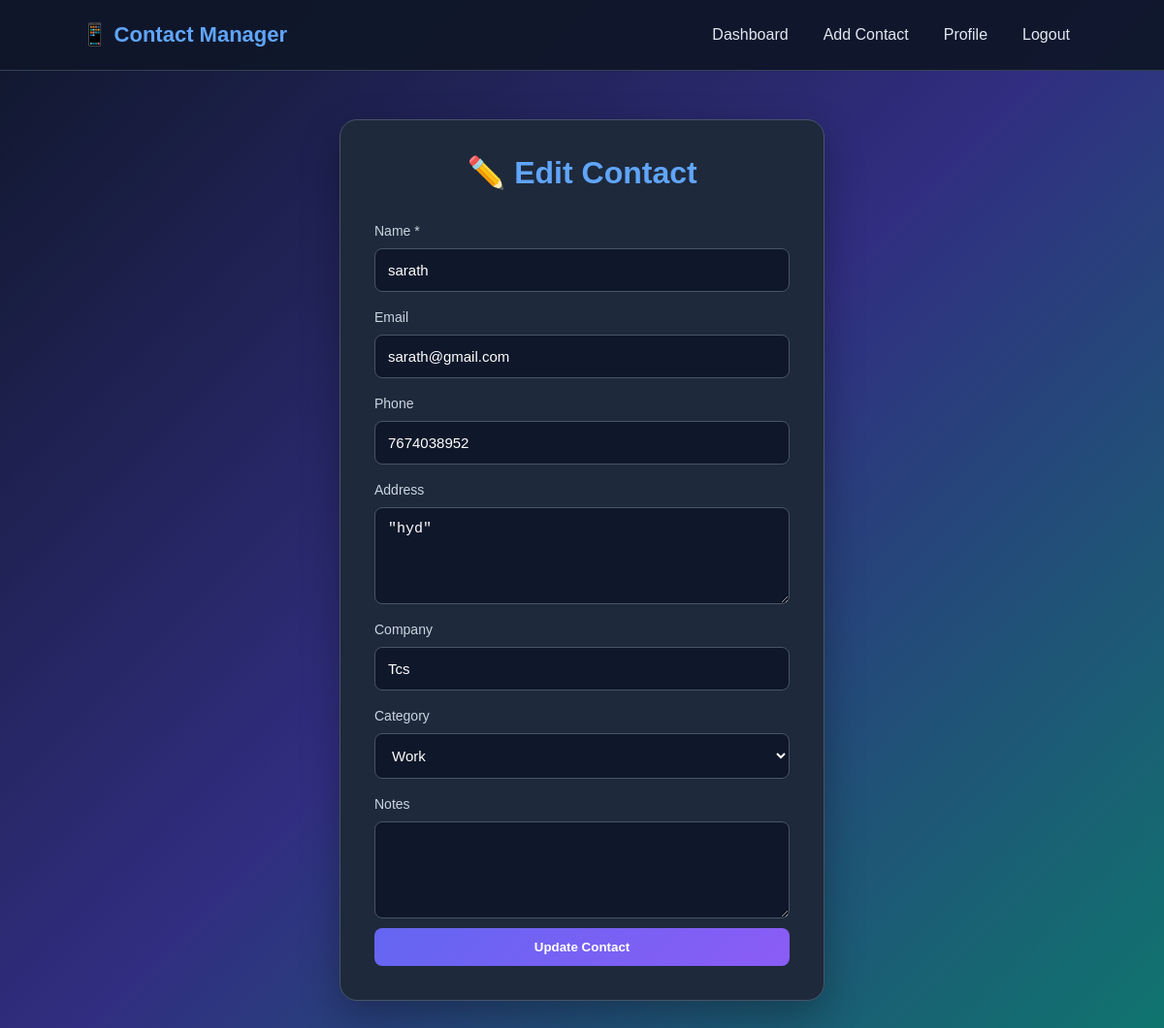
The page /contact/edit/4 (signed in) on the database its author committed.
### tables this page shows
CREATE TABLE contacts (
            id INTEGER PRIMARY KEY AUTOINCREMENT,
            user_id INTEGER NOT NULL,
            name TEXT NOT NULL,
            email TEXT,
            phone TEXT,
            address TEXT,
            company TEXT,
            category TEXT DEFAULT 'Other',
            notes TEXT,
            is_favorite INTEGER DEFAULT 0,
            created_at TIMESTAMP DEFAULT CURRENT_TIMESTAMP,

            FOREIGN KEY(user_id) REFERENCES users(id)
        );

### app.py (the view, shortened to what this page needs)
@app.route("/contact/edit/<int:contact_id>", methods=["GET", "POST"])
def edit_contact(contact_id):
    if "user_id" not in session:
        return redirect(url_for("login"))
    conn = get_db()
    contact = conn.execute("""
        SELECT *
        FROM contacts
        WHERE id = ?
        AND user_id = ?
    """, (
        contact_id,
        session["user_id"]
    )).fetchone()
    if not contact:
        conn.close()
        flash("Contact not found.", "danger")
        return redirect(url_for("dashboard"))
    conn.close()
    return render_template(
        "edit_contact.html",
        contact=contact
    )

### app.py (called while the page is built)
def get_db():
    conn = sqlite3.connect(DATABASE)
    conn.row_factory = sqlite3.Row
    return conn

### templates/edit_contact.html (shortened to what this page needs)
{% extends "base.html" %}
{% block content %}
<div class="form-box">
    <h1>✏️ Edit Contact</h1>
    <form method="POST">
        <label>Name *</label>
        <input
            type="text"
            name="name"
            value="{{ contact['name'] }}"
            required
        >
        <label>Email</label>
        <input
            type="email"
            name="email"
            value="{{ contact['email'] }}"
        >
        <label>Phone</label>
        <input
            type="text"
            name="phone"
            value="{{ contact['phone'] }}"
        >
        <label>Address</label>
        <textarea name="address">{{ contact['address'] }}</textarea>
        <label>Company</label>
        <input
            type="text"
            name="company"
            value="{{ contact['company'] }}"
        >
        <label>Category</label>
        <select name="category">
            {% for category in [
                'Family',
                'Friends',
                'Work',
                'College',
                'Business',
                'Other'
            ] %}
            <option
                value="{{ category }}"
                {% if contact['category'] == category %}
                selected
                {% endif %}
            >
                {{ category }}
            </option>
            {% endfor %}
        </select>
        <label>Notes</label>
        <textarea name="notes">{{ contact['notes'] }}</textarea>
        <button type="submit">
            Update Contact
        </button>
    </form>
</div>
{% endblock %}

### static/style.css (style rules this page uses)
* { margin: 0; padding: 0; box-sizing: border-box; }
body { font-family: Arial, sans-serif; min-height: 100vh; background: linear-gradient(135deg, #0f172a, #312e81, #0f766e); color: #f8fafc; }
.auth-box, .form-box { max-width: 500px; margin: 50px auto; padding: 35px; border-radius: 18px; background: #1e293b; border: 1px solid #475569; box-shadow: 0 15px 40px rgba(0, 0, 0, 0.3); }
.auth-box h1, .form-box h1 { text-align: center; margin-bottom: 25px; color: #60a5fa; }
form { display: flex; flex-direction: column; gap: 10px; }
label { color: #cbd5e1; font-size: 14px; margin-top: 8px; }
input, textarea, select { width: 100%; padding: 13px; border-radius: 8px; border: 1px solid #475569; background: #0f172a; color: white; font-size: 15px; outline: none; }
textarea { min-height: 100px; resize: vertical; }
select option { background: #1e293b; }
button, .btn { border: none; padding: 12px 18px; border-radius: 8px; cursor: pointer; text-decoration: none; display: inline-block; color: white; font-weight: bold; background: linear-gradient(135deg, #6366f1, #8b5cf6); transition: 0.3s; }

### rows shown on the page
contacts: name "sarath", email "sarath@gmail.com", phone "7674038952", address "\"hyd\"", company "Tcs", category "Work"
